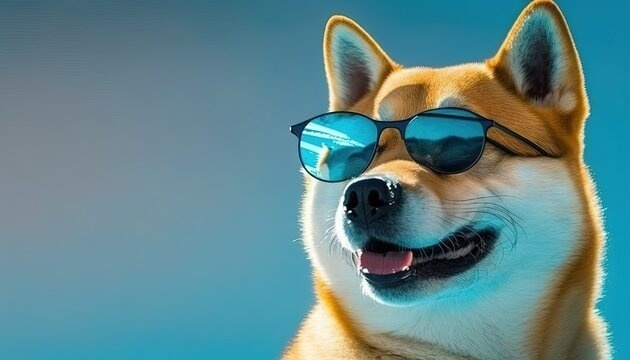
#> input picture DOGe.jpg, 630 x 360 px
$ jupyter execute homework1.ipynb
#> lines starting #> are read from the running program, lines starting #| are printed output that depends on the picture; after the words box and inside, x2 and y2 are one past the last pixel; in counts of white or black regions, pixels touching at a corner belong together
##### [Homework1 영상](https://youtu.be/ahRKGKinGMM)

[cell 1]
import cv2
import numpy as np

[cell 2]
# 트랙바 이벤트 처리용 빈 함수
def nothing(x):
    pass

[cell 3]
# 초기 설정
drawing = False  # 마우스가 눌렸는지 여부
mode = True  # True일 때 사각형, False일 때 원 그리기
ix, iy = -1, -1  # 마우스 클릭 좌표
current_x, current_y = 0, 0  # 실시간 마우스 좌표
alpha = 0.5 # 투명도 설정 (0.0 = 완전 투명, 1.0 = 불투명)


# 마우스 콜백 함수
# [39 lines left out: function draw_shape, not called in this run]


# 이미지 불러오기
img1 = cv2.imread('DOGe.jpg')
#> img1 is the input picture: shape (360, 630, 3); mean B, G, R 139.5, 134.7, 95.7
if img1 is None:
    print("이미지를 불러오지 못했습니다.")
    exit()

# 기본 이미지 설정
img = np.zeros((512, 512, 3), np.uint8)
img_copy = img.copy()

[cell 4]
# 창 생성 및 마우스 콜백 함수 설정
cv2.namedWindow('image')
cv2.setMouseCallback('image', draw_shape)

# 트랙바 생성 (median 블러 적용)
cv2.createTrackbar('median', 'image', 0, 10, nothing)
#> slider 'median' is set to 3

while True:
    # 트랙바에서 값 가져오기
    m = cv2.getTrackbarPos('median', 'image')

    # MedianBlur 적용 (트랙바 값이 0이면 블러 적용 안 함)
    if m > 0:
        ming1 = cv2.medianBlur(img1, 2 * m + 1)
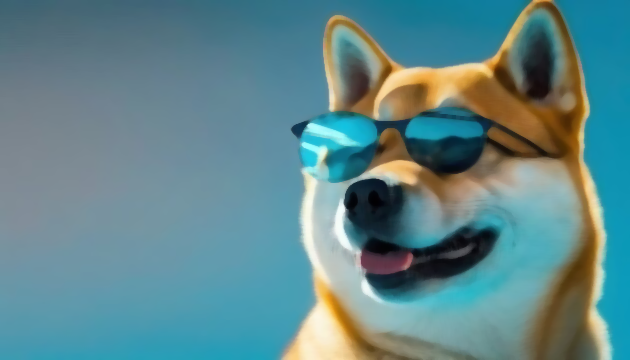
#> ming1: shape (360, 630, 3); mean B, G, R 139.5, 134.7, 95.5
    else:
        ming1 = img1.copy()

    # 임시 이미지에 도형과 좌표를 그린 후 표시
    img_copy = ming1.copy()
    temp_img = img.copy()

    # 마우스 좌표 표시
    cv2.putText(temp_img, f"Mouse position ({ix},{iy}) - ({current_x},{current_y})",
                (10, 30), cv2.FONT_HERSHEY_SIMPLEX, 0.7, (255, 255, 255), 2)

    # 이미지 출력
    cv2.imshow('image', temp_img)
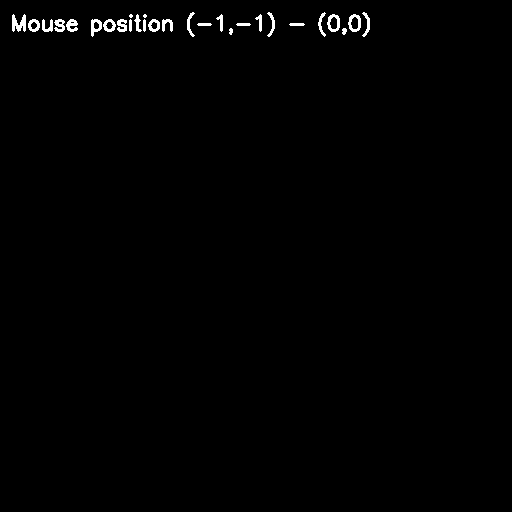
#> window 'image': shape (512, 512, 3); 0.78% white; 28 white regions (2 under 20 px), largest, box (x1, y1, x2, y2) and area: (12, 14, 26, 32) 164, (327, 14, 340, 32) 122, (348, 14, 361, 32) 122

    # 키 입력 처리
    k = cv2.waitKey(1) & 0xFF
#> (key Esc is pressed here)
    if k == ord('m'):  # 'm' 키를 누르면 사각형/원 모드 전환
        mode = not mode
    elif k == 27:  # ESC 키를 누르면 종료
        break

cv2.destroyAllWindows()

$ run again, with a.jpg copied over DOGe.jpg
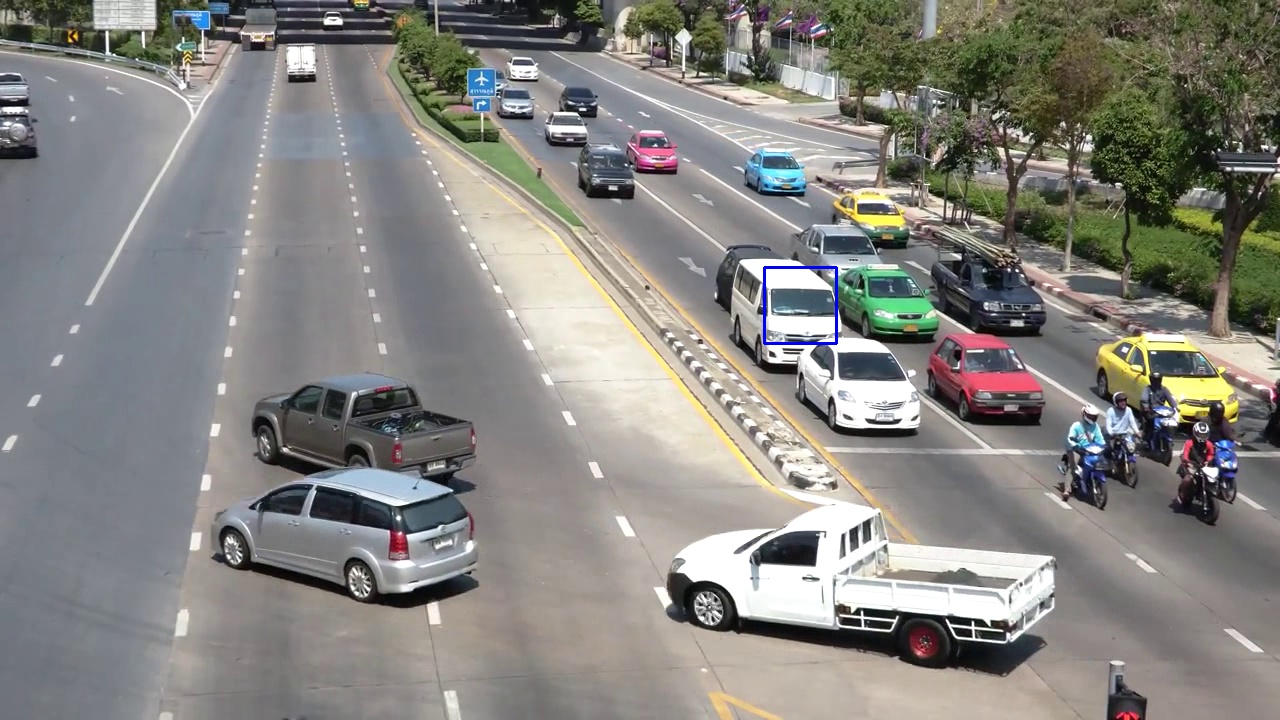
#> input picture a.jpg, 1280 x 720 px
#> img1 is the input picture: shape (720, 1280, 3); mean B, G, R 128, 132.6, 133.9
#> `ming1 = cv2.medianBlur(img1, 2 * m + 1)`:
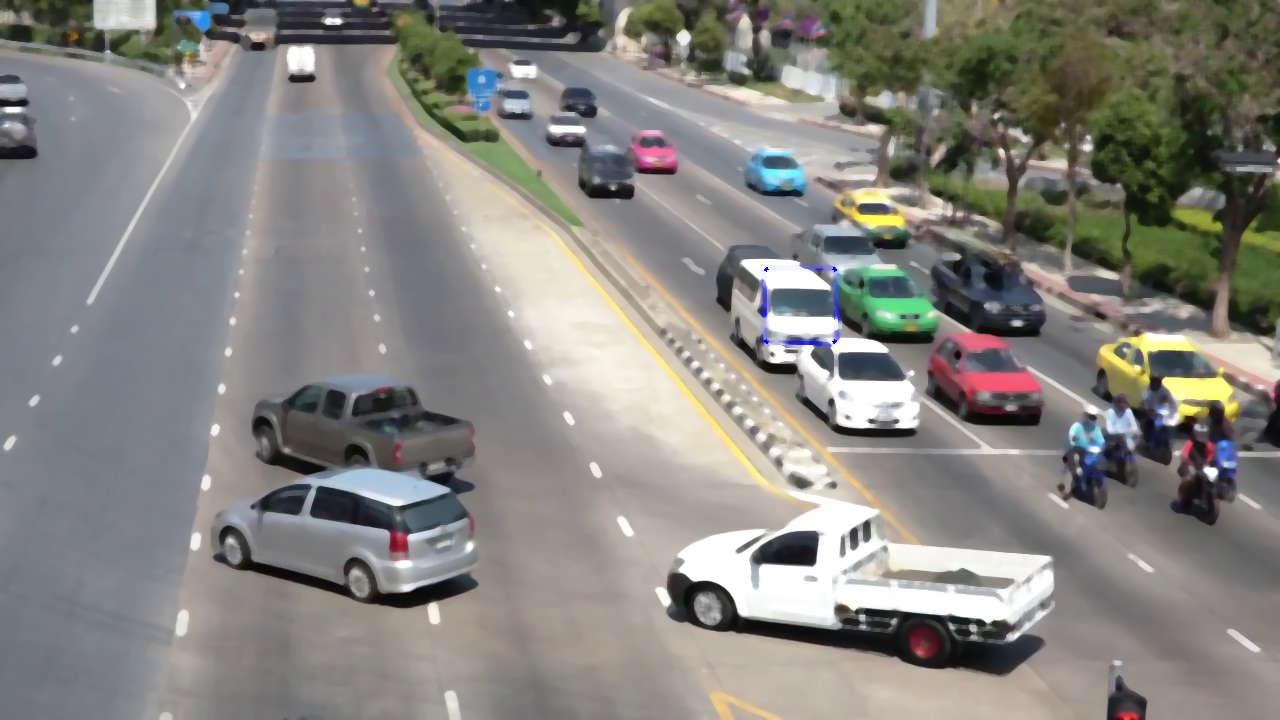
#> ming1: shape (720, 1280, 3); mean B, G, R 127.3, 132, 133.3
